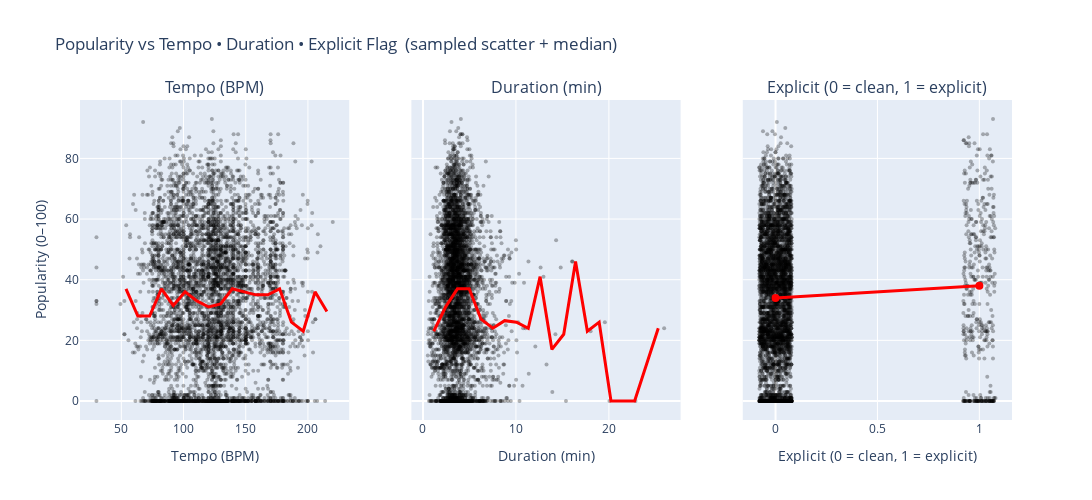

The notebook cell saved with this chart:
### Code cell
sample["duration_min"] = sample["duration_ms"] / 60_000           # ms → minutes
sample["tempo_norm"]   = sample["tempo"].clip(30, 220)             # trim extremes

# FIXED: Convert categorical to float before numerical operation
sample["explicit_jit"] = sample["explicit"].astype(float) + np.random.uniform(-0.08, 0.08, len(sample))

# (column, pretty label, is_continuous?)
vars_ = [
    ("tempo_norm",   "Tempo (BPM)",          True),
    ("duration_min", "Duration (min)",       True),
    ("explicit_jit", "Explicit (0 = clean, 1 = explicit)", False),
]

fig = make_subplots(rows=1, cols=3, shared_yaxes=True,
                    subplot_titles=[v[1] for v in vars_])

for i, (col, label, is_cont) in enumerate(vars_, start=1):
    # scatter cloud
    fig.add_trace(
        go.Scatter(
            x=sample[col], y=sample["popularity"],
            mode="markers",
            marker=dict(size=4, color="rgba(0,0,0,0.30)"),
            hoverinfo="skip"
        ),
        row=1, col=i
    )

    # median curve / line
    if is_cont:
        bins = np.linspace(sample[col].min(), sample[col].max(), 21)
        med  = sample.groupby(pd.cut(sample[col], bins))["popularity"].median().dropna()
        centers = [b.mid for b in med.index]
        fig.add_trace(
            go.Scatter(
                x=centers, y=med.values,
                mode="lines", line=dict(color="red", width=3),
                hoverinfo="skip"
            ),
            row=1, col=i
        )
    else:   # explicit flag
        med = sample.groupby("explicit")["popularity"].median()
        fig.add_trace(
            go.Scatter(
                x=[0, 1], y=med.values,
                mode="lines+markers",
                line=dict(color="red", width=3),
                marker=dict(size=8, color="red"),
                hoverinfo="skip"
            ),
            row=1, col=i
        )

    fig.update_xaxes(title_text=label, row=1, col=i)

fig.update_yaxes(title_text="Popularity (0–100)", row=1, col=1)
fig.update_layout(
    title="Popularity vs Tempo • Duration • Explicit Flag  (sampled scatter + median)",
    height=500, width=1_200, showlegend=False
)

fig.show()

### Figure 1 — Plotly figure (JSON) as saved in the notebook; plotly's stock layout.template omitted (floating-point values rounded to 4 significant figures; data arrays with more than 128 entries replaced by an {"elided": "..."} marker saying what was removed)
{"data": [{"hoverinfo": "skip", "marker": {"color": "rgba(0,0,0,0.30)", "size": 4}, "mode": "markers", "type": "scatter", "x": {"elided": "5000 float values"}, "xaxis": "x", "y": {"elided": "5000 int values"}, "yaxis": "y"}, {"hoverinfo": "skip", "line": {"color": "red", "width": 3}, "mode": "lines", "type": "scatter", "x": [53.75, 63.25, 72.75, 82.25, 91.75, 101.2, 110.8, 120.2, 129.8, 139.2, 148.8, 158.2, 167.8, 177.2, 186.8, 196.2, 205.8, 215.2], "xaxis": "x", "y": [37.0, 28.0, 28.0, 37.0, 31.5, 36.0, 33.0, 31.0, 32.0, 37.0, 36.0, 35.0, 35.0, 37.0, 26.0, 23.0, 36.0, 29.5], "yaxis": "y"}, {"hoverinfo": "skip", "marker": {"color": "rgba(0,0,0,0.30)", "size": 4}, "mode": "markers", "type": "scatter", "x": {"elided": "5000 float values"}, "xaxis": "x2", "y": {"elided": "5000 int values"}, "yaxis": "y2"}, {"hoverinfo": "skip", "line": {"color": "red", "width": 3}, "mode": "lines", "type": "scatter", "x": [1.157, 2.428, 3.699, 4.97, 6.242, 7.513, 8.784, 10.06, 11.33, 12.6, 13.87, 15.14, 16.41, 17.68, 18.96, 20.23, 22.77, 25.31], "xaxis": "x2", "y": [23.0, 31.0, 37.0, 37.0, 27.0, 24.0, 26.5, 26.0, 24.0, 41.0, 17.0, 22.0, 46.0, 23.0, 26.0, 0.0, 0.0, 24.0], "yaxis": "y2"}, {"hoverinfo": "skip", "marker": {"color": "rgba(0,0,0,0.30)", "size": 4}, "mode": "markers", "type": "scatter", "x": {"elided": "5000 float values"}, "xaxis": "x3", "y": {"elided": "5000 int values"}, "yaxis": "y3"}, {"hoverinfo": "skip", "line": {"color": "red", "width": 3}, "marker": {"color": "red", "size": 8}, "mode": "lines+markers", "type": "scatter", "x": [0, 1], "xaxis": "x3", "y": [34.0, 38.0], "yaxis": "y3"}], "layout": {"annotations": [{"font": {"size": 16}, "showarrow": false, "text": "Tempo (BPM)", "x": 0.1444, "xanchor": "center", "xref": "paper", "y": 1, "yanchor": "bottom", "yref": "paper"}, {"font": {"size": 16}, "showarrow": false, "text": "Duration (min)", "x": 0.5, "xanchor": "center", "xref": "paper", "y": 1, "yanchor": "bottom", "yref": "paper"}, {"font": {"size": 16}, "showarrow": false, "text": "Explicit (0 = clean, 1 = explicit)", "x": 0.8556, "xanchor": "center", "xref": "paper", "y": 1, "yanchor": "bottom", "yref": "paper"}], "height": 500, "showlegend": false, "title": {"text": "Popularity vs Tempo • Duration • Explicit Flag  (sampled scatter + median)"}, "width": 1200, "xaxis": {"anchor": "y", "domain": [0, 0.2889], "title": {"text": "Tempo (BPM)"}}, "xaxis2": {"anchor": "y2", "domain": [0.3556, 0.6444], "title": {"text": "Duration (min)"}}, "xaxis3": {"anchor": "y3", "domain": [0.7111, 1], "title": {"text": "Explicit (0 = clean, 1 = explicit)"}}, "yaxis": {"anchor": "x", "domain": [0, 1], "title": {"text": "Popularity (0–100)"}}, "yaxis2": {"anchor": "x2", "domain": [0, 1], "matches": "y", "showticklabels": false}, "yaxis3": {"anchor": "x3", "domain": [0, 1], "matches": "y", "showticklabels": false}}}
